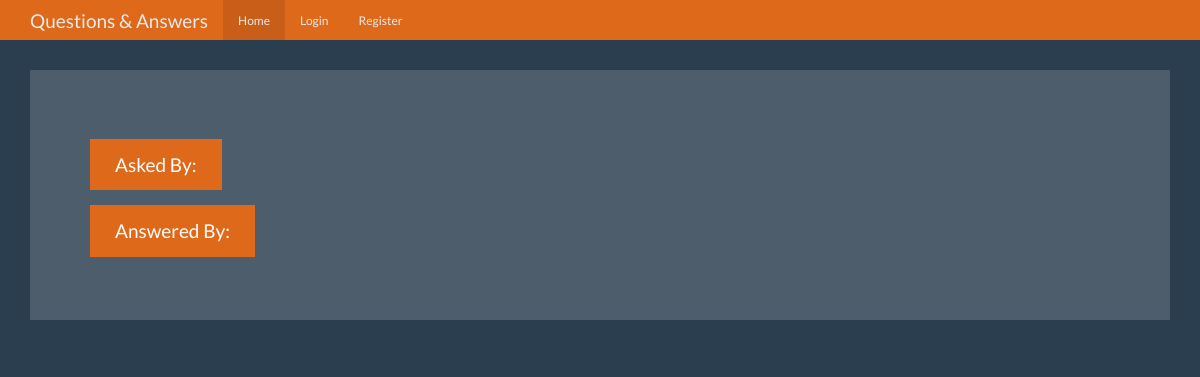
Page /question/1 on the earlier database version.
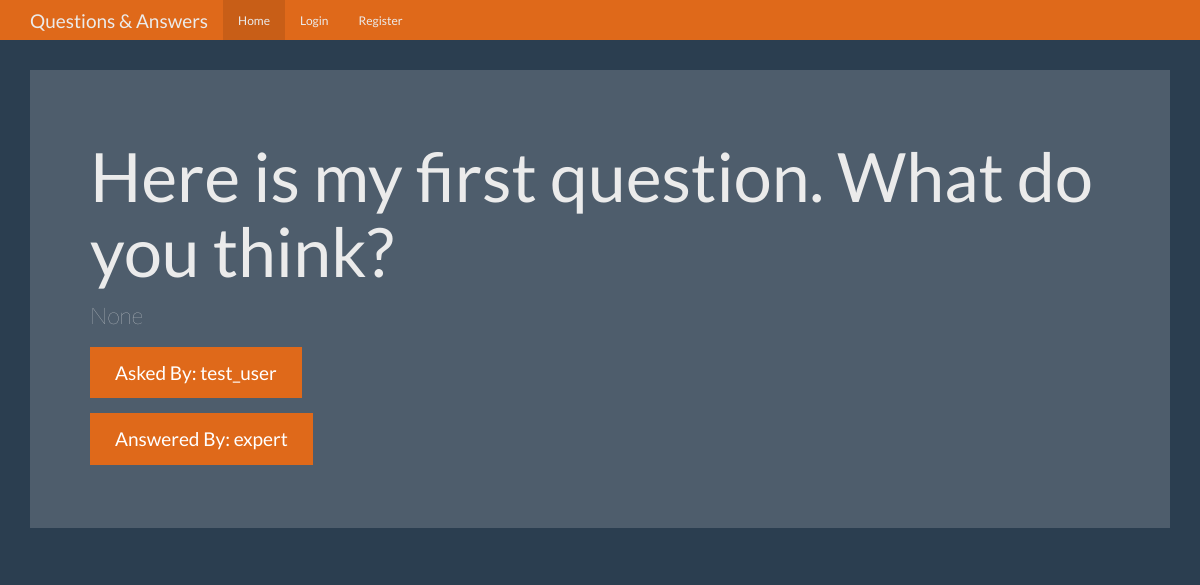
Same page on the later database version.
### tables this page shows
CREATE TABLE questions(
  id integer primary key autoincrement,
  question_text text not null,
  answer_text text,
  asked_by_id integer not null,
  expert_id integer not null
);

CREATE TABLE users(
  id integer primary key autoincrement,
  name text not null,
  password text not null,
  expert boolean not null,
  admin boolean not null
);

### app.py (the view)
@app.route('/question/<question_id>')
def question(question_id):
  user = get_current_user()
  db = get_db()
  question_cur = db.execute('''select questions.question_text,
                                questions.answer_text,
                                askers.name as asker_name,
                                experts.name as expert_name
                            from questions
                              join users as askers on questions.asked_by_id = askers.id
                              join users as experts on questions.expert_id = experts.id
                            where questions.id = ?''',
                            [question_id])
  question_results = question_cur.fetchone()
  return render_template('question.html', user=user, question=question_results)

### app.py (called while the page is built)
def get_current_user():
  user_result = None
  if 'user' in session:
    user = session['user']
    db = get_db()
    user_cur = db.execute('select id, name, password, expert, admin from users where name = ?', [user])
    user_result = user_cur.fetchone()
  return user_result

### database.py (called while the page is built)
def connect_db():
  sql = sqlite3.connect('./question.db')
  sql.row_factory = sqlite3.Row
  return sql

def get_db():
  if not hasattr(g, 'sqlite_db'):
    g.sqlite_db = connect_db()
  return g.sqlite_db

### templates/question.html (shortened to what this page needs)
<!DOCTYPE html>
<html lang="en">
  <head>
    <link href="{{ url_for('static', filename='bootstrap.min.css') }}" rel="stylesheet">
    <link href="{{url_for('static', filename='theme.css') }}" rel="stylesheet">
  </head>
  <body>
    <nav class="navbar navbar-inverse navbar-fixed-top">
      <div class="container">
        <div class="navbar-header">
          <a class="navbar-brand" href="#">Questions & Answers</a>
        </div>
        <div id="navbar" class="navbar-collapse collapse">
          <ul class="nav navbar-nav">
            <li class="active"><a href="{{ url_for('index') }}">Home</a></li>
            {% if not user %}
            <li><a href="{{ url_for('login') }}">Login</a></li>
            <li><a href="{{ url_for('register') }}">Register</a></li>
            {% endif %}
          </ul>
        </div>
      </div>
    </nav>
    <div class="container theme-showcase" role="main">
      <div class="jumbotron">
        <h1>{{ question['question_text'] }}</h1>
        <p>{{ question['answer_text'] }}</p>
        <p><a class="btn btn-primary btn-lg">Asked By: {{ question['asker_name'] }}</a></p>
        <p><a class="btn btn-primary btn-lg">Answered By: {{ question['expert_name'] }}</a></p>
      </div>
    </div>
  </body>
</html>

### static/theme.css (style rules this page uses)
body { padding-top: 70px; padding-bottom: 30px; }

Differences in the rows shown:
added questions: question_text "Here is my first question. What do you think?"
added users: asker_name "test_user"
added users: expert_name "expert"
Other differences:
{{ question['answer_text'] }}: (not shown) → "None"
